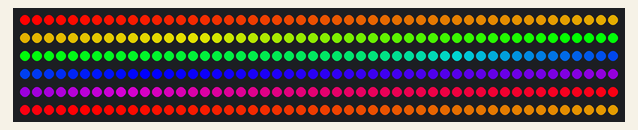
The sketch below on a simulated Arduino Uno, built with avr-gcc and run on an emulated ATmega328P. Parts: 300 RGB LEDs in strip order, left to right, continuing on the next row.

Above: at 3.1 s.
At 20.4 s:
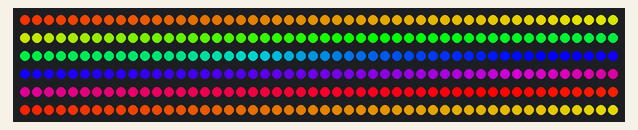
At 38.7 s:
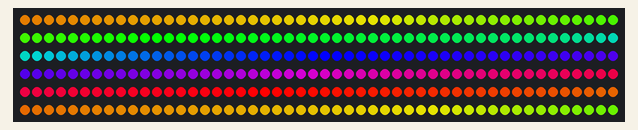

The sketch:

rainbow-lights.ino
```cpp
/*
  Rainbow Lights
  Jeff Wigal, December 2018

  Repeat the full spectrum of colors every 255 lights on a string.
  Shift colors forward 1 light every second.
  For shorter strings, change COMPRESSION to something bigger than 1

*/
#include <FastLED.h>
#define NUM_LEDS 300
#define LED_PIN 6
#define LED_TYPE WS2811
#define COLOR_ORDER RGB
#define COMPRESSION 1
CRGB leds[NUM_LEDS];

void setup() {
  delay(3000);
  FastLED.addLeds<LED_TYPE,LED_PIN,COLOR_ORDER>(leds,NUM_LEDS);
}

void loop()
{
    for(int offset = 0 ; offset < 255 ; offset++){
      for(int i = 0; i < NUM_LEDS; i++ ) {
        CRGB color = CHSV(((i + offset) * COMPRESSION) % 255,255,255);
        leds[i] = color;
      }
      FastLED.show();
      delay(1000);
    }
}
```
